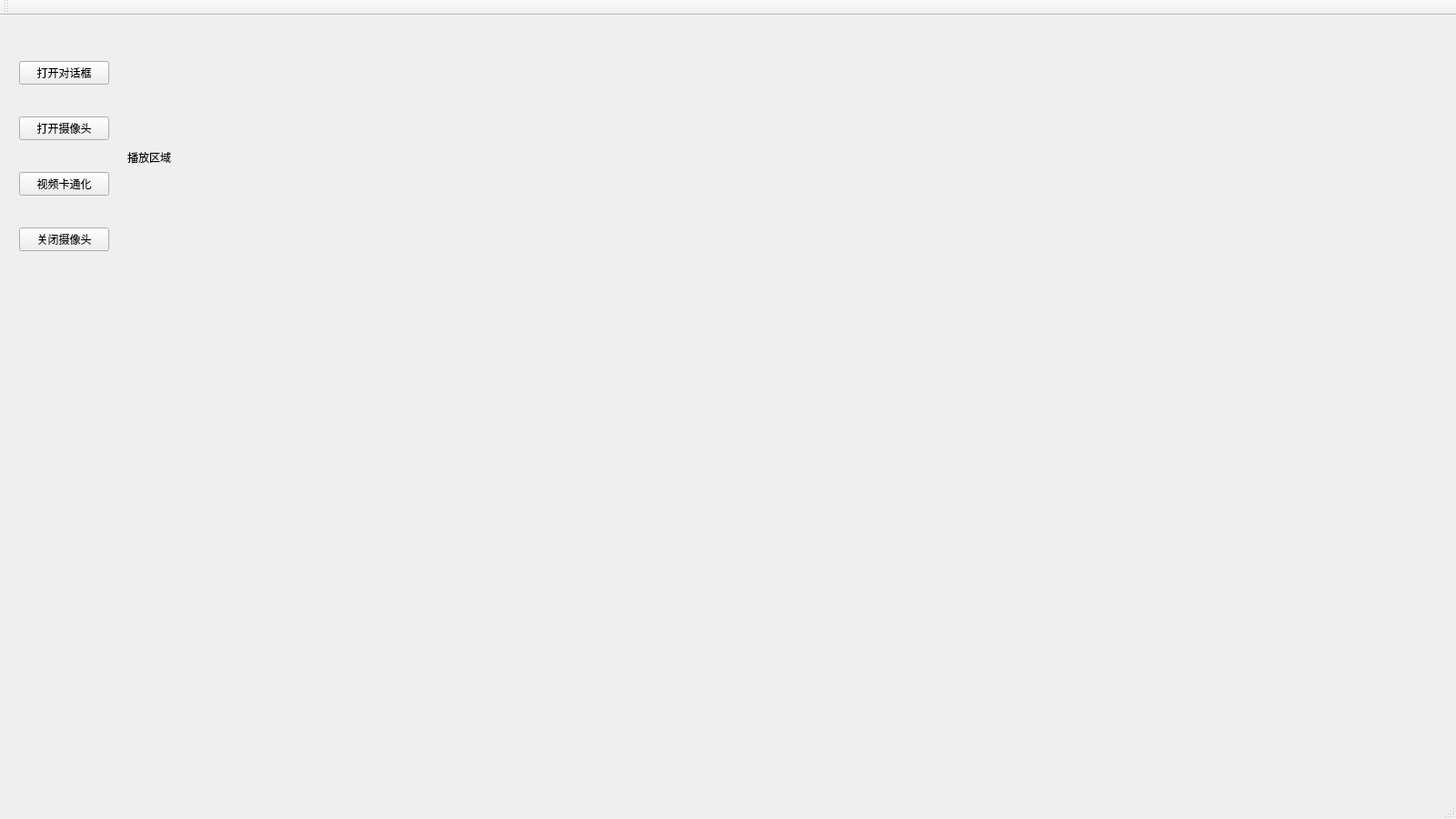
<?xml version="1.0" encoding="UTF-8"?>
<ui version="4.0">
 <class>MainWindow</class>
 <widget class="QMainWindow" name="MainWindow">
  <property name="geometry">
   <rect>
    <x>0</x>
    <y>0</y>
    <width>1600</width>
    <height>900</height>
   </rect>
  </property>
  <property name="windowTitle">
   <string>MainWindow</string>
  </property>
  <widget class="QWidget" name="centralWidget">
   <widget class="QWidget" name="verticalLayoutWidget">
    <property name="geometry">
     <rect>
      <x>10</x>
      <y>10</y>
      <width>121</width>
      <height>291</height>
     </rect>
    </property>
    <layout class="QVBoxLayout" name="verticalLayout">
     <item>
      <widget class="QPushButton" name="openDialog">
       <property name="text">
        <string>打开对话框</string>
       </property>
      </widget>
     </item>
     <item>
      <widget class="QPushButton" name="openCamera">
       <property name="text">
        <string>打开摄像头</string>
       </property>
      </widget>
     </item>
     <item>
      <widget class="QPushButton" name="startCaroonify">
       <property name="text">
        <string>视频卡通化</string>
       </property>
      </widget>
     </item>
     <item>
      <widget class="QPushButton" name="closeCamera">
       <property name="text">
        <string>关闭摄像头</string>
       </property>
      </widget>
     </item>
    </layout>
   </widget>
   <widget class="QLabel" name="play">
    <property name="geometry">
     <rect>
      <x>140</x>
      <y>10</y>
      <width>471</width>
      <height>291</height>
     </rect>
    </property>
    <property name="text">
     <string>播放区域</string>
    </property>
   </widget>
  </widget>
  <widget class="QMenuBar" name="menuBar">
   <property name="geometry">
    <rect>
     <x>0</x>
     <y>0</y>
     <width>1600</width>
     <height>22</height>
    </rect>
   </property>
  </widget>
  <widget class="QToolBar" name="mainToolBar">
   <attribute name="toolBarArea">
    <enum>TopToolBarArea</enum>
   </attribute>
   <attribute name="toolBarBreak">
    <bool>false</bool>
   </attribute>
  </widget>
  <widget class="QStatusBar" name="statusBar"/>
 </widget>
 <layoutdefault spacing="6" margin="11"/>
 <resources/>
 <connections/>
</ui>
